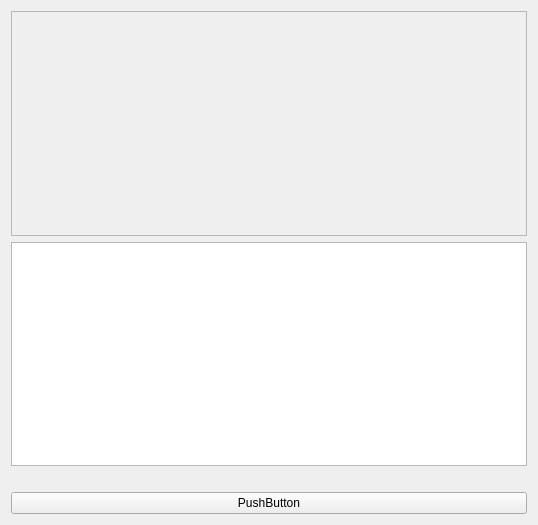
<ui version="4.0" >
 <class>tulip_pluginsClass</class>
 <widget class="QWidget" name="tulip_pluginsClass" >
  <property name="geometry" >
   <rect>
    <x>0</x>
    <y>0</y>
    <width>538</width>
    <height>525</height>
   </rect>
  </property>
  <property name="windowTitle" >
   <string>tulip_plugins</string>
  </property>
  <layout class="QVBoxLayout" name="verticalLayout_3" >
   <item>
    <widget class="QFrame" name="frame" >
     <property name="sizePolicy" >
      <sizepolicy vsizetype="MinimumExpanding" hsizetype="MinimumExpanding" >
       <horstretch>0</horstretch>
       <verstretch>0</verstretch>
      </sizepolicy>
     </property>
     <property name="frameShape" >
      <enum>QFrame::StyledPanel</enum>
     </property>
     <property name="frameShadow" >
      <enum>QFrame::Raised</enum>
     </property>
     <layout class="QVBoxLayout" name="verticalLayout_2" >
      <item>
       <layout class="QVBoxLayout" name="verticalLayout" />
      </item>
     </layout>
    </widget>
   </item>
   <item>
    <widget class="QTextEdit" name="textEdit" />
   </item>
   <item>
    <widget class="QLabel" name="label" >
     <property name="palette" >
      <palette>
       <active>
        <colorrole role="WindowText" >
         <brush brushstyle="SolidPattern" >
          <color alpha="255" >
           <red>255</red>
           <green>0</green>
           <blue>0</blue>
          </color>
         </brush>
        </colorrole>
        <colorrole role="Button" >
         <brush brushstyle="SolidPattern" >
          <color alpha="255" >
           <red>239</red>
           <green>0</green>
           <blue>0</blue>
          </color>
         </brush>
        </colorrole>
        <colorrole role="Light" >
         <brush brushstyle="SolidPattern" >
          <color alpha="255" >
           <red>255</red>
           <green>103</green>
           <blue>103</blue>
          </color>
         </brush>
        </colorrole>
        <colorrole role="Midlight" >
         <brush brushstyle="SolidPattern" >
          <color alpha="255" >
           <red>247</red>
           <green>51</green>
           <blue>51</blue>
          </color>
         </brush>
        </colorrole>
        <colorrole role="Dark" >
         <brush brushstyle="SolidPattern" >
          <color alpha="255" >
           <red>119</red>
           <green>0</green>
           <blue>0</blue>
          </color>
         </brush>
        </colorrole>
        <colorrole role="Mid" >
         <brush brushstyle="SolidPattern" >
          <color alpha="255" >
           <red>159</red>
           <green>0</green>
           <blue>0</blue>
          </color>
         </brush>
        </colorrole>
        <colorrole role="Text" >
         <brush brushstyle="SolidPattern" >
          <color alpha="255" >
           <red>255</red>
           <green>0</green>
           <blue>0</blue>
          </color>
         </brush>
        </colorrole>
        <colorrole role="BrightText" >
         <brush brushstyle="SolidPattern" >
          <color alpha="255" >
           <red>255</red>
           <green>255</green>
           <blue>255</blue>
          </color>
         </brush>
        </colorrole>
        <colorrole role="ButtonText" >
         <brush brushstyle="SolidPattern" >
          <color alpha="255" >
           <red>255</red>
           <green>0</green>
           <blue>0</blue>
          </color>
         </brush>
        </colorrole>
        <colorrole role="Base" >
         <brush brushstyle="SolidPattern" >
          <color alpha="255" >
           <red>255</red>
           <green>255</green>
           <blue>255</blue>
          </color>
         </brush>
        </colorrole>
        <colorrole role="Window" >
         <brush brushstyle="SolidPattern" >
          <color alpha="255" >
           <red>239</red>
           <green>0</green>
           <blue>0</blue>
          </color>
         </brush>
        </colorrole>
        <colorrole role="Shadow" >
         <brush brushstyle="SolidPattern" >
          <color alpha="255" >
           <red>0</red>
           <green>0</green>
           <blue>0</blue>
          </color>
         </brush>
        </colorrole>
        <colorrole role="AlternateBase" >
         <brush brushstyle="SolidPattern" >
          <color alpha="255" >
           <red>247</red>
           <green>127</green>
           <blue>127</blue>
          </color>
         </brush>
        </colorrole>
        <colorrole role="ToolTipBase" >
         <brush brushstyle="SolidPattern" >
          <color alpha="255" >
           <red>255</red>
           <green>255</green>
           <blue>220</blue>
          </color>
         </brush>
        </colorrole>
        <colorrole role="ToolTipText" >
         <brush brushstyle="SolidPattern" >
          <color alpha="255" >
           <red>0</red>
           <green>0</green>
           <blue>0</blue>
          </color>
         </brush>
        </colorrole>
       </active>
       <inactive>
        <colorrole role="WindowText" >
         <brush brushstyle="SolidPattern" >
          <color alpha="255" >
           <red>255</red>
           <green>0</green>
           <blue>0</blue>
          </color>
         </brush>
        </colorrole>
        <colorrole role="Button" >
         <brush brushstyle="SolidPattern" >
          <color alpha="255" >
           <red>239</red>
           <green>0</green>
           <blue>0</blue>
          </color>
         </brush>
        </colorrole>
        <colorrole role="Light" >
         <brush brushstyle="SolidPattern" >
          <color alpha="255" >
           <red>255</red>
           <green>103</green>
           <blue>103</blue>
          </color>
         </brush>
        </colorrole>
        <colorrole role="Midlight" >
         <brush brushstyle="SolidPattern" >
          <color alpha="255" >
           <red>247</red>
           <green>51</green>
           <blue>51</blue>
          </color>
         </brush>
        </colorrole>
        <colorrole role="Dark" >
         <brush brushstyle="SolidPattern" >
          <color alpha="255" >
           <red>119</red>
           <green>0</green>
           <blue>0</blue>
          </color>
         </brush>
        </colorrole>
        <colorrole role="Mid" >
         <brush brushstyle="SolidPattern" >
          <color alpha="255" >
           <red>159</red>
           <green>0</green>
           <blue>0</blue>
          </color>
         </brush>
        </colorrole>
        <colorrole role="Text" >
         <brush brushstyle="SolidPattern" >
          <color alpha="255" >
           <red>255</red>
           <green>0</green>
           <blue>0</blue>
          </color>
         </brush>
        </colorrole>
        <colorrole role="BrightText" >
         <brush brushstyle="SolidPattern" >
          <color alpha="255" >
           <red>255</red>
           <green>255</green>
           <blue>255</blue>
          </color>
         </brush>
        </colorrole>
        <colorrole role="ButtonText" >
         <brush brushstyle="SolidPattern" >
          <color alpha="255" >
           <red>255</red>
           <green>0</green>
           <blue>0</blue>
          </color>
         </brush>
        </colorrole>
        <colorrole role="Base" >
         <brush brushstyle="SolidPattern" >
          <color alpha="255" >
           <red>255</red>
           <green>255</green>
           <blue>255</blue>
          </color>
         </brush>
        </colorrole>
        <colorrole role="Window" >
         <brush brushstyle="SolidPattern" >
          <color alpha="255" >
           <red>239</red>
           <green>0</green>
           <blue>0</blue>
          </color>
         </brush>
        </colorrole>
        <colorrole role="Shadow" >
         <brush brushstyle="SolidPattern" >
          <color alpha="255" >
           <red>0</red>
           <green>0</green>
           <blue>0</blue>
          </color>
         </brush>
        </colorrole>
        <colorrole role="AlternateBase" >
         <brush brushstyle="SolidPattern" >
          <color alpha="255" >
           <red>247</red>
           <green>127</green>
           <blue>127</blue>
          </color>
         </brush>
        </colorrole>
        <colorrole role="ToolTipBase" >
         <brush brushstyle="SolidPattern" >
          <color alpha="255" >
           <red>255</red>
           <green>255</green>
           <blue>220</blue>
          </color>
         </brush>
        </colorrole>
        <colorrole role="ToolTipText" >
         <brush brushstyle="SolidPattern" >
          <color alpha="255" >
           <red>0</red>
           <green>0</green>
           <blue>0</blue>
          </color>
         </brush>
        </colorrole>
       </inactive>
       <disabled>
        <colorrole role="WindowText" >
         <brush brushstyle="SolidPattern" >
          <color alpha="255" >
           <red>119</red>
           <green>0</green>
           <blue>0</blue>
          </color>
         </brush>
        </colorrole>
        <colorrole role="Button" >
         <brush brushstyle="SolidPattern" >
          <color alpha="255" >
           <red>239</red>
           <green>0</green>
           <blue>0</blue>
          </color>
         </brush>
        </colorrole>
        <colorrole role="Light" >
         <brush brushstyle="SolidPattern" >
          <color alpha="255" >
           <red>255</red>
           <green>103</green>
           <blue>103</blue>
          </color>
         </brush>
        </colorrole>
        <colorrole role="Midlight" >
         <brush brushstyle="SolidPattern" >
          <color alpha="255" >
           <red>247</red>
           <green>51</green>
           <blue>51</blue>
          </color>
         </brush>
        </colorrole>
        <colorrole role="Dark" >
         <brush brushstyle="SolidPattern" >
          <color alpha="255" >
           <red>119</red>
           <green>0</green>
           <blue>0</blue>
          </color>
         </brush>
        </colorrole>
        <colorrole role="Mid" >
         <brush brushstyle="SolidPattern" >
          <color alpha="255" >
           <red>159</red>
           <green>0</green>
           <blue>0</blue>
          </color>
         </brush>
        </colorrole>
        <colorrole role="Text" >
         <brush brushstyle="SolidPattern" >
          <color alpha="255" >
           <red>119</red>
           <green>0</green>
           <blue>0</blue>
          </color>
         </brush>
        </colorrole>
        <colorrole role="BrightText" >
         <brush brushstyle="SolidPattern" >
          <color alpha="255" >
           <red>255</red>
           <green>255</green>
           <blue>255</blue>
          </color>
         </brush>
        </colorrole>
        <colorrole role="ButtonText" >
         <brush brushstyle="SolidPattern" >
          <color alpha="255" >
           <red>119</red>
           <green>0</green>
           <blue>0</blue>
          </color>
         </brush>
        </colorrole>
        <colorrole role="Base" >
         <brush brushstyle="SolidPattern" >
          <color alpha="255" >
           <red>239</red>
           <green>0</green>
           <blue>0</blue>
          </color>
         </brush>
        </colorrole>
        <colorrole role="Window" >
         <brush brushstyle="SolidPattern" >
          <color alpha="255" >
           <red>239</red>
           <green>0</green>
           <blue>0</blue>
          </color>
         </brush>
        </colorrole>
        <colorrole role="Shadow" >
         <brush brushstyle="SolidPattern" >
          <color alpha="255" >
           <red>0</red>
           <green>0</green>
           <blue>0</blue>
          </color>
         </brush>
        </colorrole>
        <colorrole role="AlternateBase" >
         <brush brushstyle="SolidPattern" >
          <color alpha="255" >
           <red>239</red>
           <green>0</green>
           <blue>0</blue>
          </color>
         </brush>
        </colorrole>
        <colorrole role="ToolTipBase" >
         <brush brushstyle="SolidPattern" >
          <color alpha="255" >
           <red>255</red>
           <green>255</green>
           <blue>220</blue>
          </color>
         </brush>
        </colorrole>
        <colorrole role="ToolTipText" >
         <brush brushstyle="SolidPattern" >
          <color alpha="255" >
           <red>0</red>
           <green>0</green>
           <blue>0</blue>
          </color>
         </brush>
        </colorrole>
       </disabled>
      </palette>
     </property>
     <property name="text" >
      <string/>
     </property>
    </widget>
   </item>
   <item>
    <widget class="QPushButton" name="pushButton" >
     <property name="text" >
      <string>PushButton</string>
     </property>
    </widget>
   </item>
  </layout>
 </widget>
 <layoutdefault spacing="6" margin="11" />
 <resources/>
 <connections/>
</ui>
